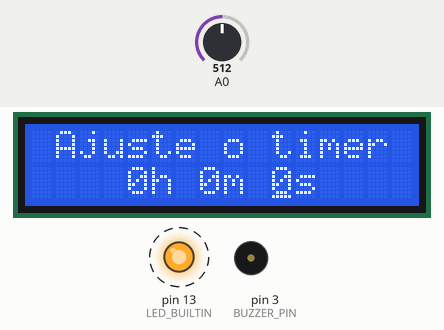
Recording of a sketch running on a simulated Arduino Uno, built with avr-gcc and run on an emulated ATmega328P. Parts: 16×2 character LCD, output pins drawn as LEDs (lit = HIGH), buzzer (waves = sounding, pin HIGH). Dashed ring = blinking. The inputs (shaded band) are chosen by the test bench; at power-on: A0 = 512.

Above: at 0.4 s.
1.3 s: A0 set to 390
At 1.52 s:
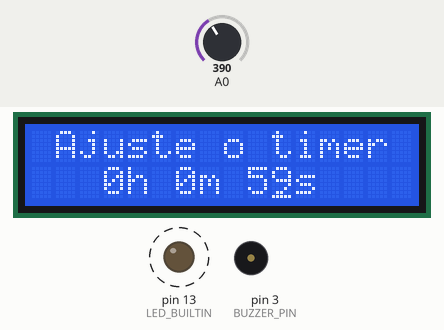
2.9 s: A0 set to 581
At 3.28 s:
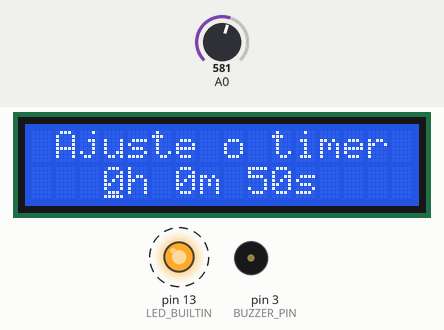
4.5 s: A0 set to 607
At 7.4 s:
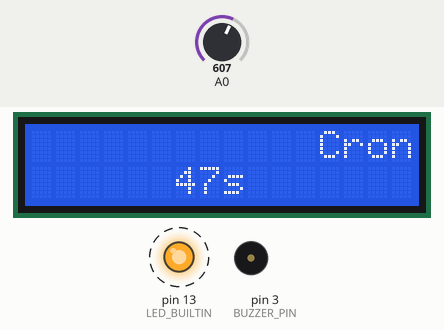
Timing chart, 0 to 25.1 s (numbered marks = the images above; inputs shaded):
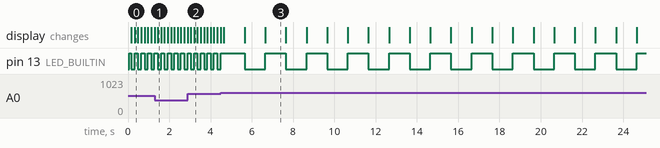

The sketch:

arduinoTimer.ino
```cpp
// (licence header left out)
#include <LiquidCrystal.h>

#define LCD_TIMEOUT 1000UL
#define KEY_TIMEOUT  160UL

#define SET_CLOCK_H   0
#define SET_CLOCK_M   1
#define SET_CLOCK_S   2
#define RUN_CLOCK     3
#define CLOCK_EXPIRED 4

#define BUZZER_PIN 3

#define KEY_UP     'U'
#define KEY_DOWN   'D'
#define KEY_LEFT   'L'
#define KEY_RIGHT  'R'
#define KEY_SELECT 'S'

#define HOURS   0
#define MINUTES 1
#define SECONDS 2

#define LCD_COLUMNS 16
#define LCD_LINES    2

#define TRUE  1
#define FALSE 0

// Pinos padrão para o shield.
LiquidCrystal lcd(8, 9, 4, 5, 6, 7);

unsigned long lcdRefresh = 0UL;
unsigned long keyRefresh = 0UL;

int ledStatus = LOW;
int clockState = SET_CLOCK_M;

int digits[] = { 0, 0, 0 };
int ovrflw[] = { 3, 60, 60 };

char message[] = "Cronometrando";
char banner[4 * LCD_COLUMNS];
const int bannerLength = 2 * (LCD_COLUMNS - 1) + strlen(message) + 1 /*terminado em NULL*/;

void setup() {
  lcd.begin(LCD_COLUMNS, LCD_LINES);
  lcd.setCursor(0, 0);
  lcd.print(F(" Ajuste o timer "));

  pinMode(LED_BUILTIN, OUTPUT);
  pinMode(BUZZER_PIN, OUTPUT);

  // Preparação do banner.
  char spaces[(LCD_COLUMNS - 1) /*um char a menos*/ + 1 /*terminado em NULL*/];
  for (int i = 0; i < LCD_COLUMNS - 1; ++i) {
    spaces[i] = ' ';
  }
  spaces[LCD_COLUMNS - 1] = '\0';
  strcpy(banner, spaces);
  strcat(banner, message);
  strcat(banner, spaces);

  // Preparação do mostrador do timer.
  int m, s, totalLength, start;
  calculateCoordinates(&m, &s, &totalLength, &start, FALSE);
  displayClock(start);
  showCursorIfNeeded(m, s, start);
}

void loop() {
  switch (clockState) {
    case RUN_CLOCK:
      runClock();
      break;

    case CLOCK_EXPIRED:
      buzz();
      while (true); // Prende a execução do programa.

    default:
      setClock();
      break;
  }
}

void runClock() {
  if (millis() - lcdRefresh < LCD_TIMEOUT) {
    return;
  }

  lcdRefresh = millis();
  decrementClock();
  if (clockState != CLOCK_EXPIRED) {
    int m, s, totalLength, start;
    calculateCoordinates(&m, &s, &totalLength, &start, TRUE);

    displayClock(start);
  }
}

void buzz() {
  lcd.setCursor(0, 0);
  lcd.print(F(" Timer expirado "));
  digitalWrite(BUZZER_PIN, HIGH);
}

void setClock() {
  if (millis() - keyRefresh < KEY_TIMEOUT) {
    return;
  }
  keyRefresh = millis();

  int idle = processKeypad();
  if (!idle) {
    int m, s, totalLength, start;
    calculateCoordinates(&m, &s, &totalLength, &start, FALSE);

    displayClock(start);
    showCursorIfNeeded(m, s, start);
  }
}

int processKeypad() {
  char key = '\0';
  int idleness = FALSE;
  int hourMinOrSec = clockState;
  int value = analogRead(A0);

  if (value < 800) key = KEY_SELECT;
  if (value < 600) key = KEY_LEFT;
  if (value < 400) key = KEY_DOWN;
  if (value < 200) key = KEY_UP;
  if (value < 60)  key = KEY_RIGHT;

  switch (key) {
    case KEY_UP:
      if (++digits[hourMinOrSec] >= ovrflw[hourMinOrSec]) digits[hourMinOrSec] = 0;
      break;

    case KEY_DOWN:
      if (--digits[hourMinOrSec] < 0) digits[hourMinOrSec] = ovrflw[hourMinOrSec] - 1;
      break;

    case KEY_LEFT:
      if (--clockState < SET_CLOCK_H) clockState = SET_CLOCK_S;
      break;

    case KEY_RIGHT:
      if (++clockState > SET_CLOCK_S) clockState = SET_CLOCK_H;
      break;

    case KEY_SELECT:
      if (digits[SECONDS] != 0 || digits[MINUTES] != 0 || digits[HOURS] != 0) clockState = RUN_CLOCK;
      break;

    default:
      idleness = TRUE;
      break;
  }

  return idleness;
}

void displayClock(int start) {
  if (clockState == RUN_CLOCK) {
    displayBanner();
  }
  printClockToLcd(start);
}

void showCursorIfNeeded(int m, int s, int start) {
  lcd.noCursor();
  if (clockState != RUN_CLOCK) {
    int xpos = start;
    switch (clockState) {
      case SET_CLOCK_H:
        break;
      case SET_CLOCK_M:
        xpos += m;
        break;
      case SET_CLOCK_S:
        xpos += s;
        break;
    }
    lcd.setCursor(xpos, 1);
    lcd.cursor();
  }
}

void printClockToLcd(int start) {
  lcd.setCursor(0, 1);
  lcd.print(F("                "));

  lcd.setCursor(start, 1);
  if (digits[HOURS] != 0 || clockState != RUN_CLOCK) {
    lcd.print(digits[HOURS]);
    lcd.print(F("h "));
  }

  if (digits[MINUTES] != 0 || clockState != RUN_CLOCK) {
    lcd.print(digits[MINUTES]);
    lcd.print(F("m "));
  }

  if (digits[SECONDS] != 0 || clockState != RUN_CLOCK) {
    lcd.print(digits[SECONDS]);
    lcd.print(F("s"));
  }

  // Pisca o LED da placa Arduino.
  digitalWrite(LED_BUILTIN,
    ledStatus = ledStatus == HIGH ? LOW : HIGH);
}

void displayBanner() {
  static int start = 0;

  char partialBanner[LCD_COLUMNS + 1 /*terminado em NULL*/];
  strncpy(partialBanner, banner + start, LCD_COLUMNS);
  partialBanner[LCD_COLUMNS] = '\0';

  lcd.setCursor(0, 0);
  lcd.print(partialBanner);

  if (++start >= bannerLength - LCD_COLUMNS) {
    start = 0;
  }
}

void decrementClock() {
  if (--digits[SECONDS] < 0) {
    digits[SECONDS] = ovrflw[SECONDS] - 1;

    if (--digits[MINUTES] < 0) {
      digits[MINUTES] = ovrflw[MINUTES] - 1;

      if (--digits[HOURS] < 0) {
        clockState = CLOCK_EXPIRED;
      }
    }
  }
}

void calculateCoordinates(int* m, int* s, int* totalLength, int* start, int snipZeros) {
  *m = (snipZeros == TRUE && digits[HOURS] == 0
    ? 0
    : 3 /*uhESPAÇO*/ + (digits[MINUTES] > 9 ? 1/*uhESPAÇOd(um)*/ : 0/*uhESPAÇO(um)*/));

  *s = *m + (snipZeros == TRUE && digits[MINUTES] == 0
    ? 0
    : 3 /*umESPAÇO*/ + (digits[SECONDS] > 9 ? 1/*umESPAÇOd(us)*/ : 0/*umESPAÇO(us)*/));

  *totalLength = *s + (snipZeros == TRUE && digits[SECONDS] == 0
    ? -1 /*desconta ESPAÇO extra*/
    :  2 /*us*/ + (*s == 0 && digits[SECONDS] > 9 ? 1/*dus*/ : 0/*us*/));

  *start = (LCD_COLUMNS - *totalLength) / 2;
}
```

Measured:
- the behaviour switches between 599 and 600 on A0 (found by bisection; images 2 and 3)
- after the input at 4.5 s, pin 13 (LED_BUILTIN): alternates HIGH for 1.0 s and LOW for 1.0 s, starting after 1.2 s; the display: first changes after 0.15 s (image 3 shows a later state)
- by itself, pin 13 (LED_BUILTIN): alternates HIGH for 0.16 s and LOW for 0.16 s
- what the display in image 3 shows lasts 1.0 s, from 6.7 s to 7.7 s
